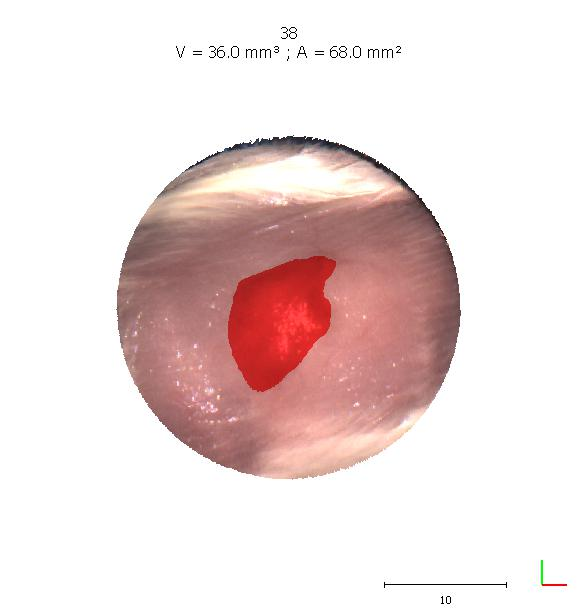
#> input picture data/images/L3.3 Parental 2-Control-1-0-38.jpg, 577 x 615 px; its folder holds only this picture in this run
$ jupyter execute --allow-errors create_binary_mask.ipynb
#> lines starting #> are read from the running program, lines starting #| are printed output that depends on the picture; after the words box and inside, x2 and y2 are one past the last pixel; in counts of white or black regions, pixels touching at a corner belong together
[cell 1]
# imports
import os, random, cv2
import numpy as np
import matplotlib.pyplot as plt

[cell 2]
def create_binary_masks(image_array):
    binary_masks = []

    for image in image_array:

        if image.ndim == 2:
            image_color = cv2.cvtColor(image, cv2.COLOR_GRAY2BGR)
        elif image.shape[2] != 3:
            raise ValueError("Input image must have 3 channels (BGR format).")
        else:
            image_color = image

        hsv = cv2.cvtColor(image_color, cv2.COLOR_BGR2HSV)

        lower_red = np.array([0, 150, 105])
        upper_red = np.array([255, 255, 255])

        mask = cv2.inRange(hsv, lower_red, upper_red)

        res = cv2.bitwise_and(image_color, image_color, mask=mask)

        binary_masks.append(mask)

    return binary_masks

def read_images_to_array(folder_path):

#> called with folder_path = './data/images/'
  image_array = []
  # Get a sorted list of filenames
  filenames = sorted(os.listdir(folder_path))
  for filename in filenames:
    if filename.endswith(".jpg") or filename.endswith(".png"):
      img_path = os.path.join(folder_path, filename)
      img = cv2.imread(img_path)
#> img is the input picture: shape (615, 577, 3); mean B, G, R 219.6, 220.8, 237.2

      if img is not None:
        image_array.append(img)

  return image_array

def split_images(image_array):

    red_region_images = []
    raw_images = []

    for image in image_array:
        if image[25,100].sum() == 255*3 :
            red_region_images.append(image)
        else:
            raw_images.append(image)

    return red_region_images, raw_images

[cell 3]
images = read_images_to_array('./data/images/')
#> images = 1 item
masks, raw = split_images(images)
#> the loop in split_images, `for image in image_array:` made 1 pass
#> after the loop in split_images, `for image in image_array:`: raw_images = []; red_region_images = 1 item
#> masks = 1 item; raw = []
og = masks
#> og = 1 item
masks = create_binary_masks(masks)
#> the loop in create_binary_masks, `for image in image_array: ` made 1 pass
#> (lower_red, upper_red) on pass 1: ([0, 150, 105], [255, 255, 255])
#> pass 1, in create_binary_masks, `mask = cv2.inRange(hsv, lower_red, upper_red)`:
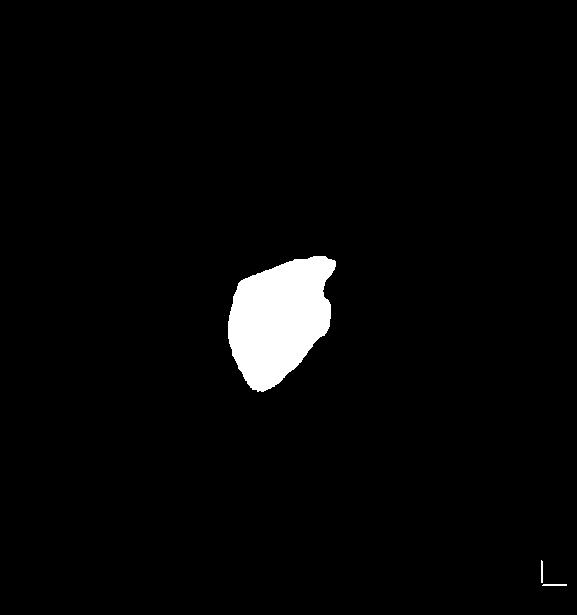
#> mask: shape (615, 577); 2.9% white; 3 white regions, box (x1, y1, x2, y2) and area: (228, 256, 336, 392) 10052, (542, 584, 567, 586) 49, (541, 560, 543, 583) 45
#> pass 1, in create_binary_masks, `res = cv2.bitwise_and(image_color, image_color, mask=mask)`:
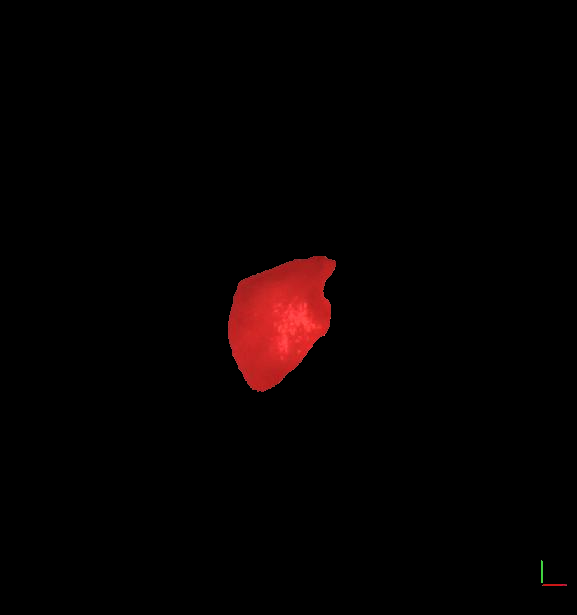
#> res: shape (615, 577, 3); mean B, G, R 1.1, 1.2, 5.8

Visualize Masks to adjust the create_binary_mask function

[cell 4]
rand = random.randint(0, len(masks) -1)
#> rand = 0
rand = 10

fig, ax = plt.subplots(1,2, figsize=[7,7])

#> (the rest of this cell did not finish here and is left out)
